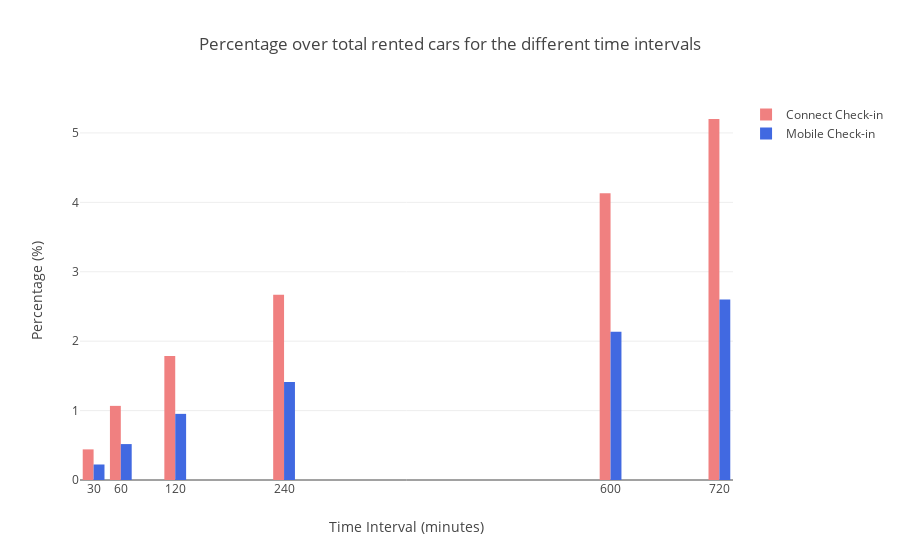

Here is the notebook cell this chart was saved with:
### Code cell
# Create Plotly figure
fig = go.Figure()

# Add bars for connect check-in cases
fig.add_trace(go.Bar(
    x=time_intervals,
    y=percentages_connect_over_total,
    name='Connect Check-in',
    marker_color='lightcoral'
))

# Add bars for mobile check-in cases
fig.add_trace(go.Bar(
    x=time_intervals,
    y=percentages_mobile_over_total,
    name='Mobile Check-in',
    marker_color='royalblue'
))

# Update the layout
fig.update_layout(
    title='Percentage over total rented cars for the different time intervals',
    xaxis_title='Time Interval (minutes)',
    yaxis_title='Percentage (%)',
    barmode='group',  # Group the bars
    xaxis=dict(tickmode='array', tickvals=time_intervals),
)

# Show the chart in Streamlit
fig.show()

### Figure 1 — Plotly figure (JSON) as saved in the notebook; plotly's stock layout.template omitted (floating-point values rounded to 4 significant figures)
{"data": [{"marker": {"color": "lightcoral"}, "name": "Connect Check-in", "type": "bar", "x": [30, 60, 120, 240, 600, 720], "y": [0.4411, 1.068, 1.788, 2.67, 4.133, 5.201]}, {"marker": {"color": "royalblue"}, "name": "Mobile Check-in", "type": "bar", "x": [30, 60, 120, 240, 600, 720], "y": [0.2235, 0.5176, 0.9528, 1.412, 2.135, 2.6]}], "layout": {"barmode": "group", "title": {"text": "Percentage over total rented cars for the different time intervals"}, "xaxis": {"tickmode": "array", "tickvals": [30, 60, 120, 240, 600, 720], "title": {"text": "Time Interval (minutes)"}}, "yaxis": {"title": {"text": "Percentage (%)"}}}}
